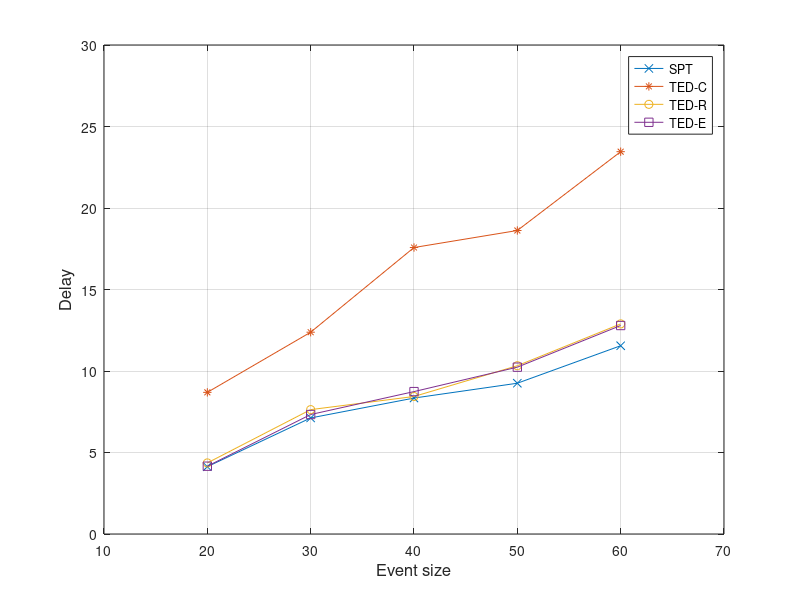

Write MATLAB code to recreate this figure.
x = [20 30 40 50 60]
y = [4.13 7.12 8.34 9.25 11.55]
y1 = [8.69 12.3801875 17.57575 18.619875 23.4554375]
y2 = [4.36 7.630375 8.4365 10.3245625 12.89]
y3 = [4.16 7.330375 8.7365 10.2355625 12.79]
plot(x, y, '-x', x, y1, '-*', x, y2, '-o', x, y3, '-s')
axis([10 70 0 30])
xlabel('Event size', 'fontsize',12)
ylabel('Delay','fontsize',12)
legend('SPT', 'TED-C', 'TED-R', 'TED-E')
grid on
%set(h, 'Box', 'on')
